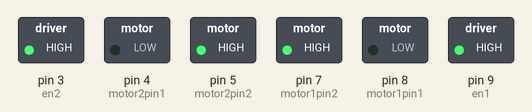
Bench run of a sketch on a simulated Arduino Uno, built with avr-gcc and run on an emulated ATmega328P. Parts: switched loads named in the sketch (green lamp = pin HIGH).

Above: at 0.1 s.
Timing chart, 0 to 1.6 s (numbered marks = the images above):
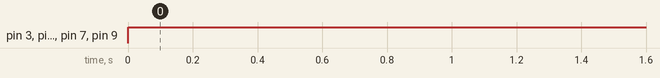

Measured:
- by itself, pin 3 (en2), pin 5 (motor2pin2), pin 7 (motor1pin2), pin 9 (en1): LOW → HIGH at 0.00 s

The sketch:

Forward.ino
```cpp
 int motor1pin1 = 8;
int motor1pin2 = 7;
int en1 = 9;
int en2 = 3;
int motor2pin1 = 4;
int motor2pin2 = 5;
void setup() {
  // put your setup code here, to run once:
  pinMode(motor1pin1, OUTPUT);
  pinMode(motor1pin2, OUTPUT);
  pinMode(motor2pin1, OUTPUT);
  pinMode(motor2pin2, OUTPUT);
  pinMode(en1, OUTPUT);
  pinMode(en2, OUTPUT);
}

void loop() {
  // put your main code here, to run repeatedly:
  digitalWrite(motor1pin1, LOW);
  digitalWrite(motor1pin2, HIGH);
  analogWrite(en1,255);
  digitalWrite(motor2pin1, LOW);
  digitalWrite(motor2pin2, HIGH);
  analogWrite(en2,255);
 /* delay(1000);

  digitalWrite(motor1pin1, LOW);
  digitalWrite(motor1pin2, HIGH);
  analogWrite(en1,255);
  digitalWrite(motor2pin1, LOW);
  digitalWrite(motor2pin2, HIGH);
  analogWrite(en2,255);
  delay(1000);*/
}
```
